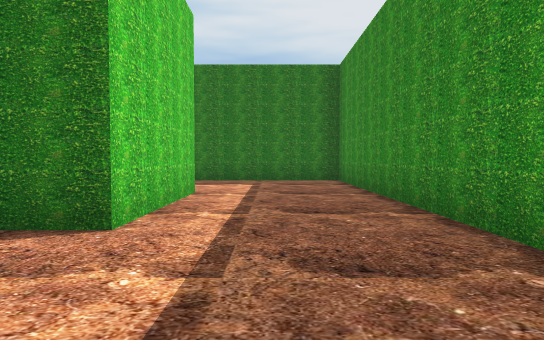
View 1 (above)

24 first-person views from a walk through a Unity game level. The camera is 1.2 m above the floor, tilts 2° down and sees 75° across. The floor is counted in squares, 2 m on a side. Each view is taken from the middle of a square. On the plan, view 1 faces up. The plan holds only what a view shows up to about 10 squares ahead; the rest is blank. The place goes on beyond the plan. The player character is not drawn.

View 2
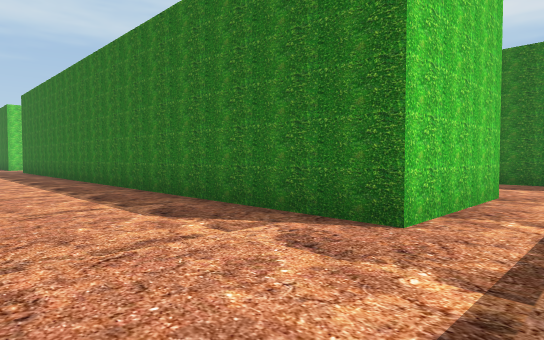

View 3
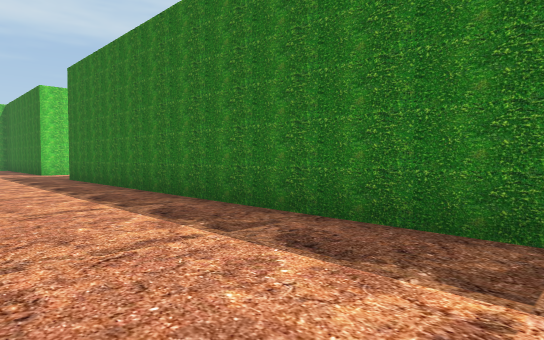

View 4
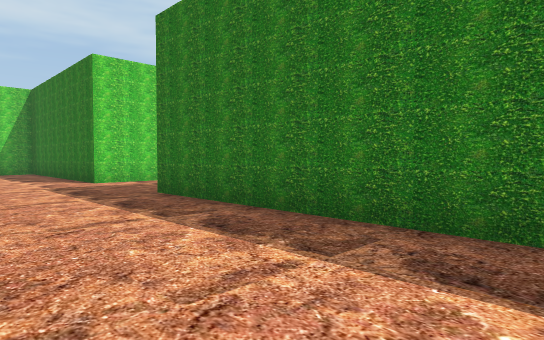

View 5
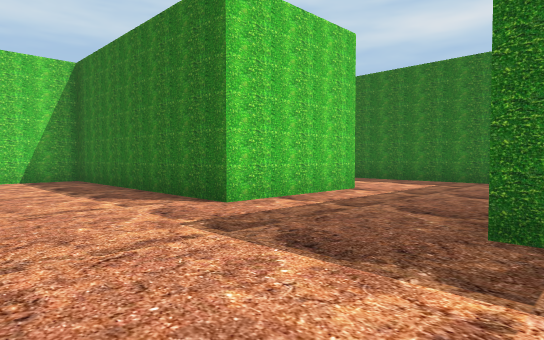

View 6
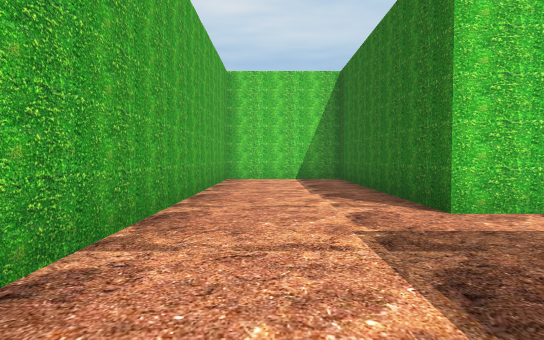

View 7
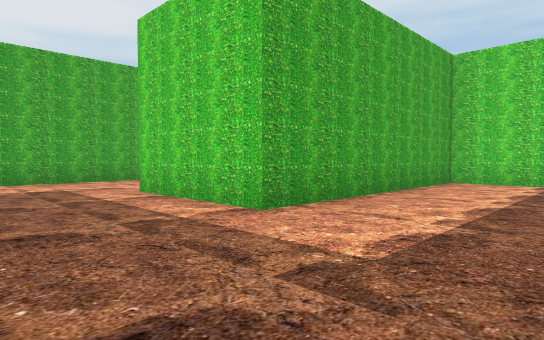

View 8
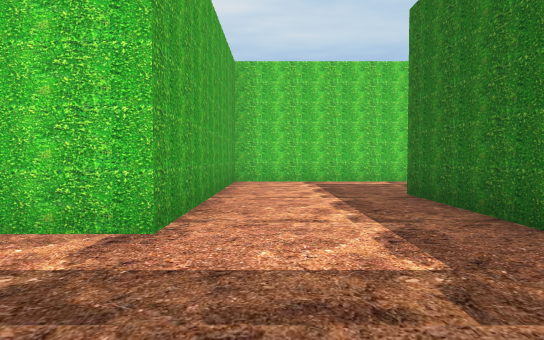

View 9
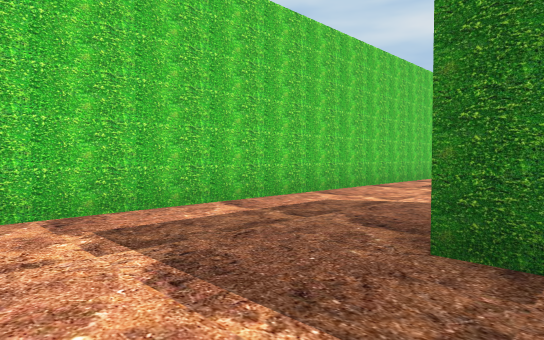

View 10
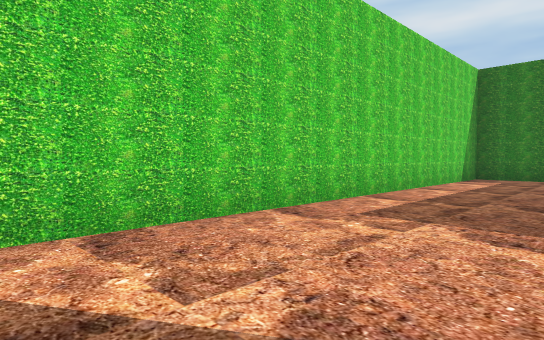

View 11
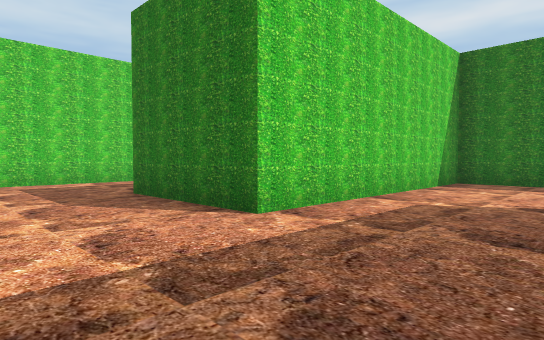

View 12
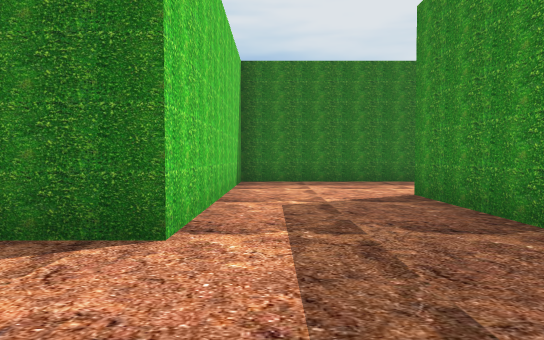

View 13
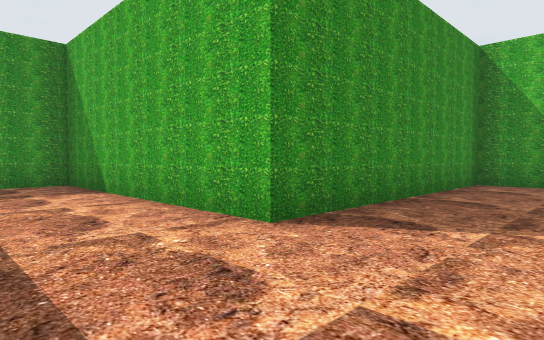

View 14
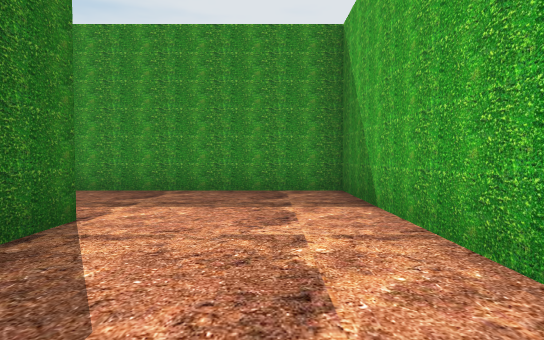

View 15
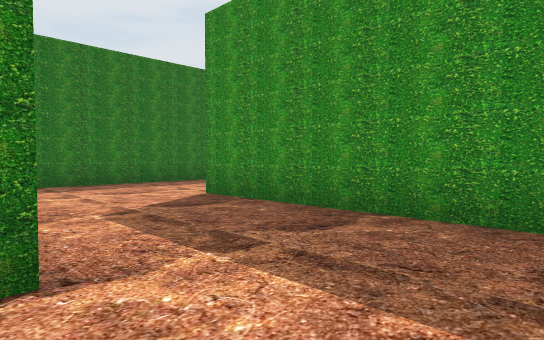

View 16
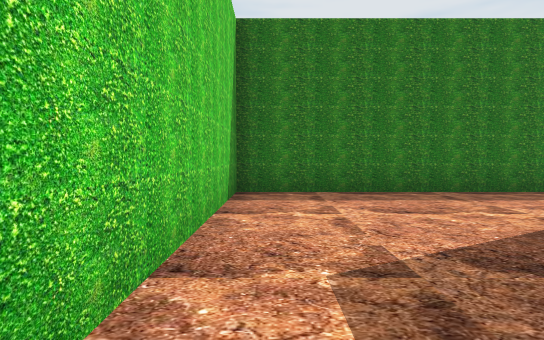

View 17
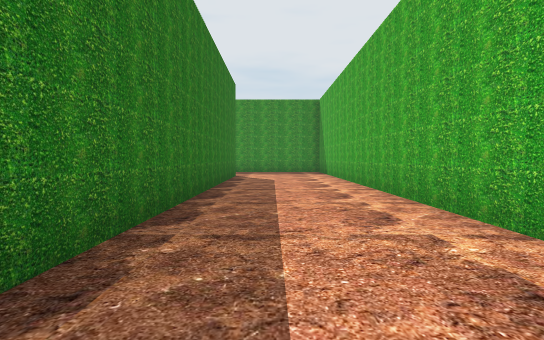

View 18
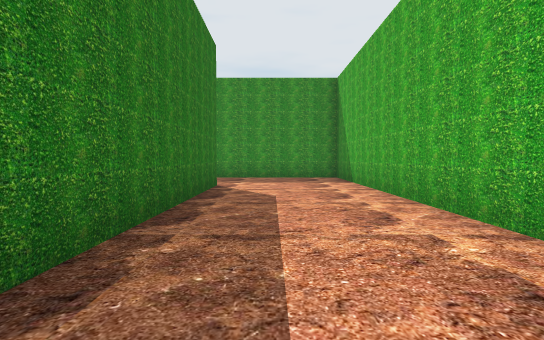

View 19
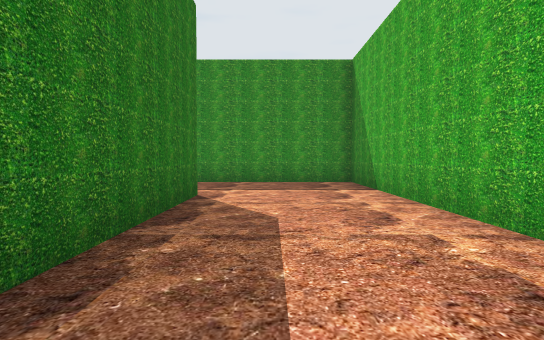

View 20
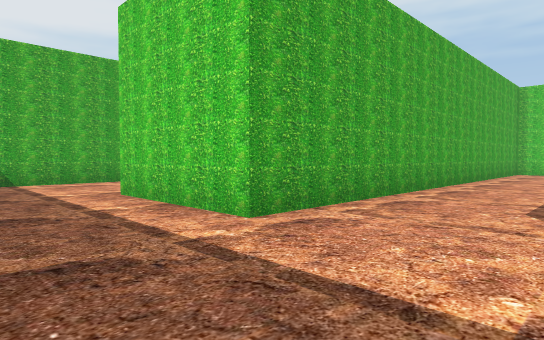

View 21
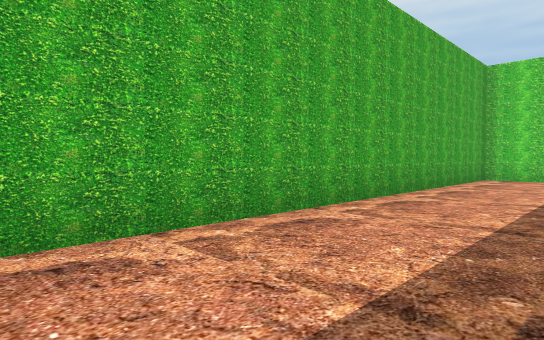

View 22
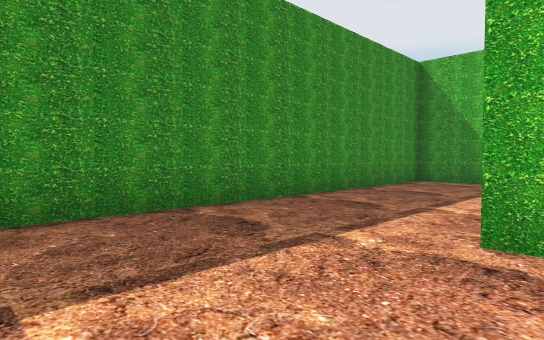

View 23
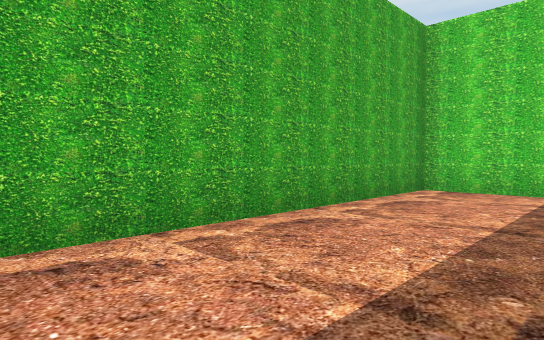

View 24
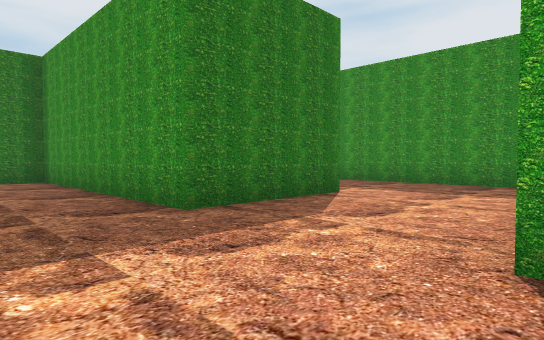

### Floor plan
Points are (right, up) in squares from view 1. A wall is a line through its corners. A room is listed if a view was taken in it or the views show most of it. See-through windows are left out.
Room 1 (views 1, 2, 3, 4, 5, 6, 7, 8, 9, 10, 11, 12, 13, 14, 15, 16, 17, 18, 19, 20, 21, 22, 23, 24)
walls: (-13.5, 21.9) (-19.8, 21.9) (-19.8, 15.6) (-22.8, 15.6) (-22.8, 21.9) (-25.9, 21.9) (-25.9, 6.1) (-19.8, 6.1) (-19.8, 2.9) (-25.9, 2.9) (-25.9, -0.2) (-17.5, -0.2); (-17.9, 12.4) (-16.7, 12.4) (-16.7, 18.7) (-10.5, 18.7) (-10.5, 25) (1.7, 25) (1.7, 33.6); (-18.1, 9.2) (-22.9, 9.2); (-1.3, 6.1) (-1.3, 2.9) (-16.8, 2.9); (1.7, 2.2) (1.7, 9.2) (-2.1, 9.2); (-13.6, 33.2) (-13.6, 31.4) (-1.3, 31.4) (-1.3, 28.2) (-13.6, 28.2) (-13.6, 22.8)

Positions as (right, up) in squares from view 1, and headings:
1: (0, 0), facing up
2: (0, 0), facing up-left
3: (-6, 0), facing up-left
4: (-11, 0), facing up-left
5: (-16, 0), facing up-left
6: (-16, 1), facing left
7: (-17, 9), facing down-left
8: (-17, 7), facing left
9: (-22, 7), facing up-left
10: (-23, 11), facing up-left
11: (-17, 13), facing up-left
12: (-19, 13), facing up
13: (-19, 21), facing down-right
14: (-17, 20), facing right
15: (-14, 20), facing up-right
16: (-13, 22), facing up
17: (-13, 27), facing right
18: (-9, 27), facing right
19: (-7, 27), facing right
20: (1, 34), facing down-left
21: (-3, 34), facing down-left
22: (-2, 34), facing down-right
23: (-7, 34), facing down-left
24: (-25, 12), facing up-right
